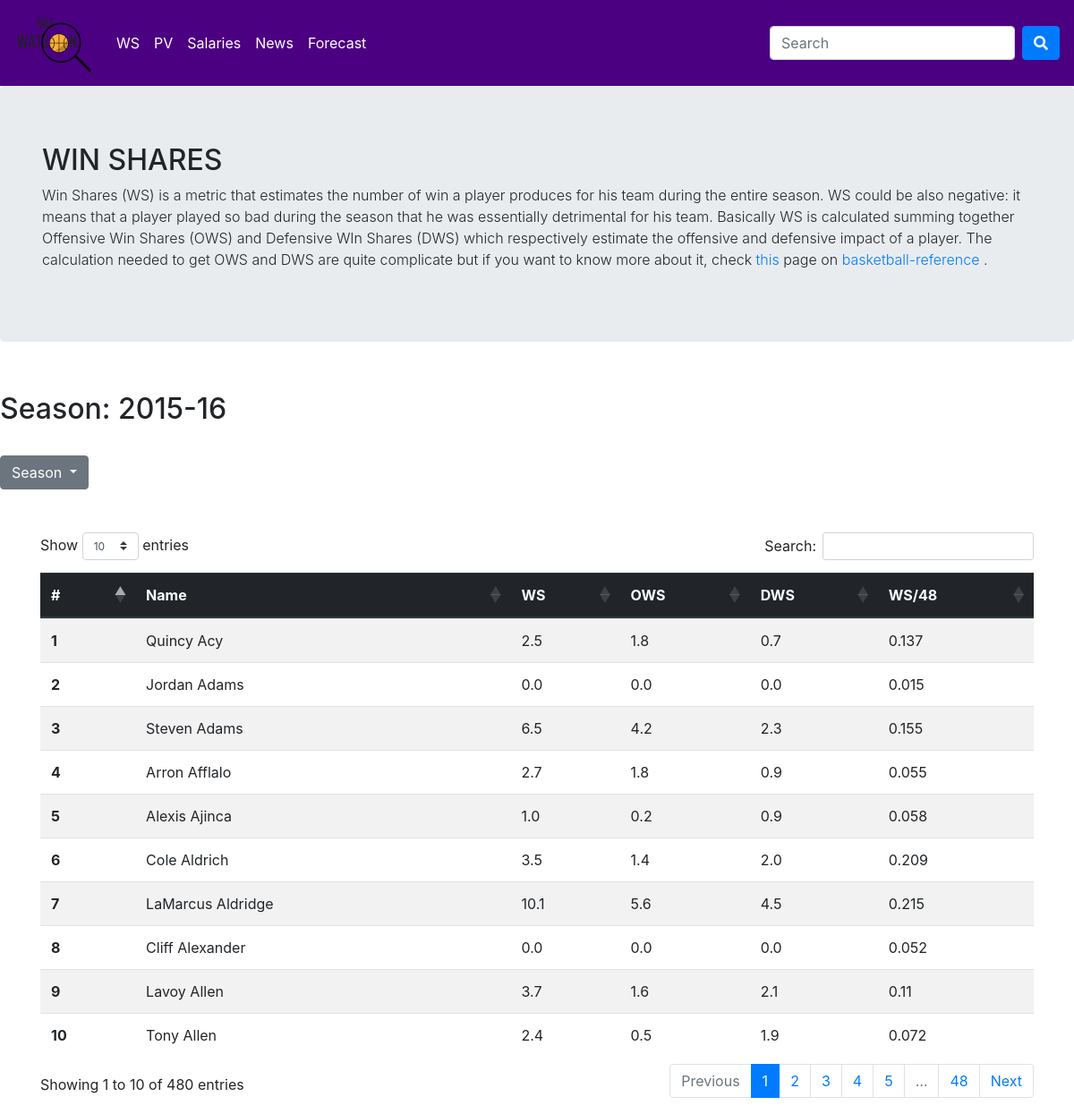
Page /ws_2016 on the committed database.
### tables this page shows
CREATE TABLE ws_16(name VARCHAR, ws REAL, ows REAL, dws REAL, ws_48 REAL, gamePlayed REAL);

### app.py (the view)
@app.route('/ws_2016', methods=['GET'])
def ws_2016():
		conn = sqlite3.connect('NBA_data.db')
		conn.row_factory = sqlite3.Row
		c = conn.cursor()
		getData = c.execute('SELECT * FROM ws_16')
		return render_template('ws.html', rows = getData.fetchall(), season = "2015-16", urlz = urlize)

### templates/ws.html (shortened to what this page needs)
{% extends 'layout.html' %}
{% block body %}
<main role="main">
      <div class="jumbotron">
        <div class="container">
          <h2 class="display-4.5">WIN SHARES</h2>
        </div>
        <div class = "container">
        	<p class="font-weight-light"> Win Shares (WS) is a metric that estimates the number of win a player produces for his team during the entire season. WS could be also negative: it means that a player played so bad during the season that he was essentially detrimental for his team. Basically WS is calculated summing together Offensive Win Shares (OWS) and Defensive WIn Shares (DWS) which respectively estimate the offensive and defensive impact of a player. The calculation needed to get OWS and DWS are quite complicate but if you want to know more about it, check <a href="https://www.basketball-reference.com/about/ws.html">this </a>page on <a href = "https://www.basketball-reference.com">basketball-reference </a>.</p>
        </div>
      </div>
      <br>
      <div><h2> Season: {{season}} </h2></div>
      <br>
	      <div class="dropdown">
	  <button class="btn btn-secondary dropdown-toggle" type="button" id="dropdownMenu" data-toggle="dropdown" aria-haspopup="true" aria-expanded="true">
	    Season
	  </button>
	</div>
  <br>
  <br>
<div class="container">
	<div class = "table">
      <table class="table table-striped" id ='ws_table'>
  <thead class="thead-dark">
    <tr>
      <th scope="col">#</th>
      <th scope="col"> Name </th>
      <th scope="col">WS</th>
      <th scope="col">OWS</th>
      <th scope="col">DWS</th>
      <th scope="col">WS/48</th>
    </tr>
  </thead>
  <tbody>
  	{% for row in rows %}
    <tr>
      <th scope="row">{{rows.index(row) + 1 }}</th>
      <td>{{row['name']}}</a></td>
      <td>{{row['ws']}}</td>
      <td>{{row['ows']}}</td>
      <td>{{row['dws']}}</td>
      <td>{{row['ws_48']}}</td>
    </tr>
    {% endfor %}
  </tbody>
</table>
</div>
</div>
{% endblock %}

### rows in the picture
ws_16: rows "1", name "Quincy Acy", ws "2.5", ows "1.8", dws "0.7", ws_48 "0.137"
ws_16: rows "2", name "Jordan Adams", ws "0.0", ows "0.0", dws "0.0", ws_48 "0.015"
ws_16: rows "3", name "Steven Adams", ws "6.5", ows "4.2", dws "2.3", ws_48 "0.155"
ws_16: rows "4", name "Arron Afflalo", ws "2.7", ows "1.8", dws "0.9", ws_48 "0.055"
ws_16: rows "5", name "Alexis Ajinca", ws "1.0", ows "0.2", dws "0.9", ws_48 "0.058"
ws_16: rows "6", name "Cole Aldrich", ws "3.5", ows "1.4", dws "2.0", ws_48 "0.209"
ws_16: rows "7", name "LaMarcus Aldridge", ws "10.1", ows "5.6", dws "4.5", ws_48 "0.215"
ws_16: rows "8", name "Cliff Alexander", ws "0.0", ows "0.0", dws "0.0", ws_48 "0.052"
ws_16: rows "9", name "Lavoy Allen", ws "3.7", ows "1.6", dws "2.1", ws_48 "0.11"
ws_16: rows "10", name "Tony Allen", ws "2.4", ows "0.5", dws "1.9", ws_48 "0.072"

### other values in the picture
{{ season }} "2015-16"
